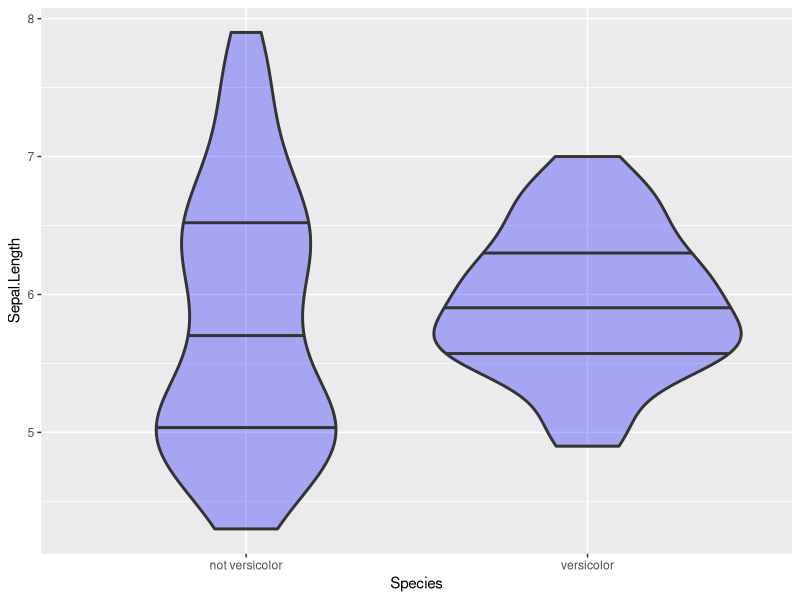
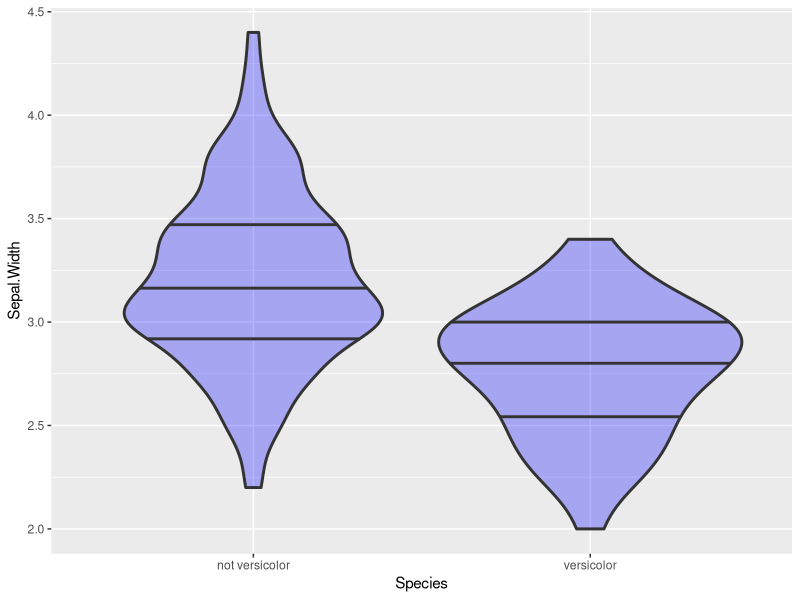
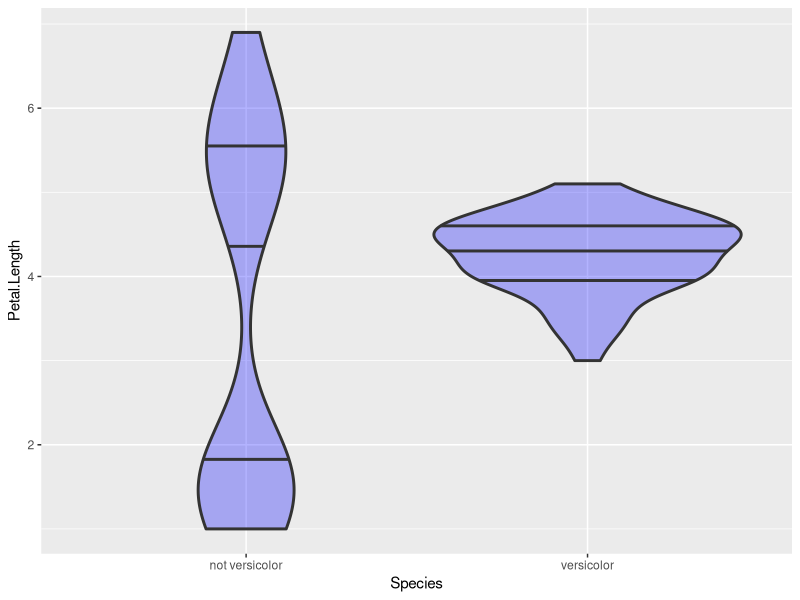
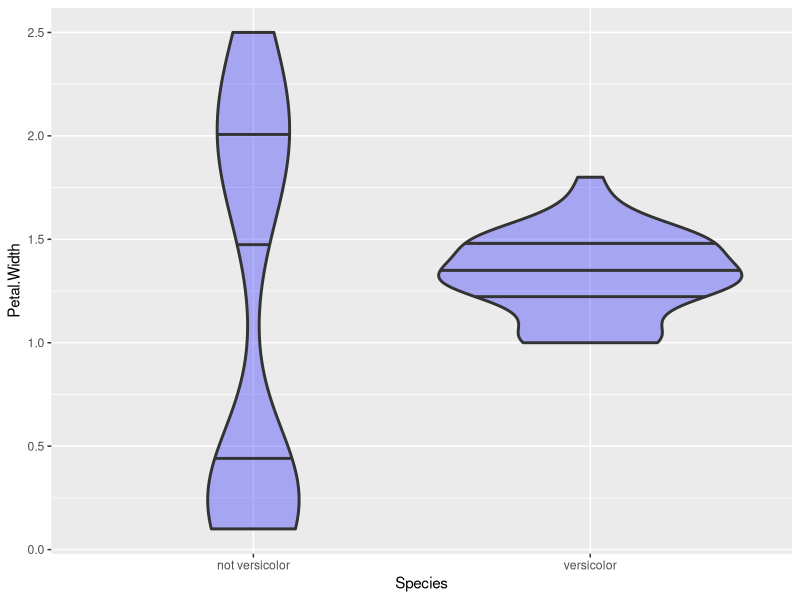
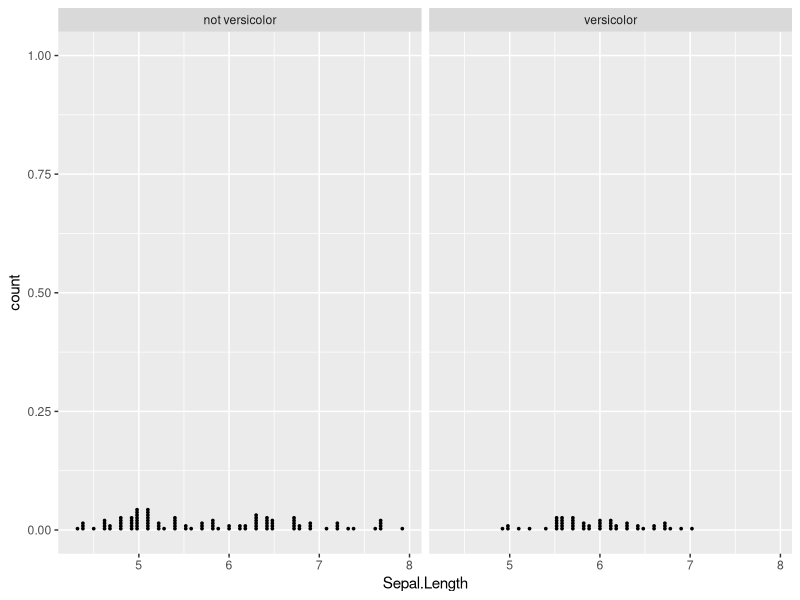
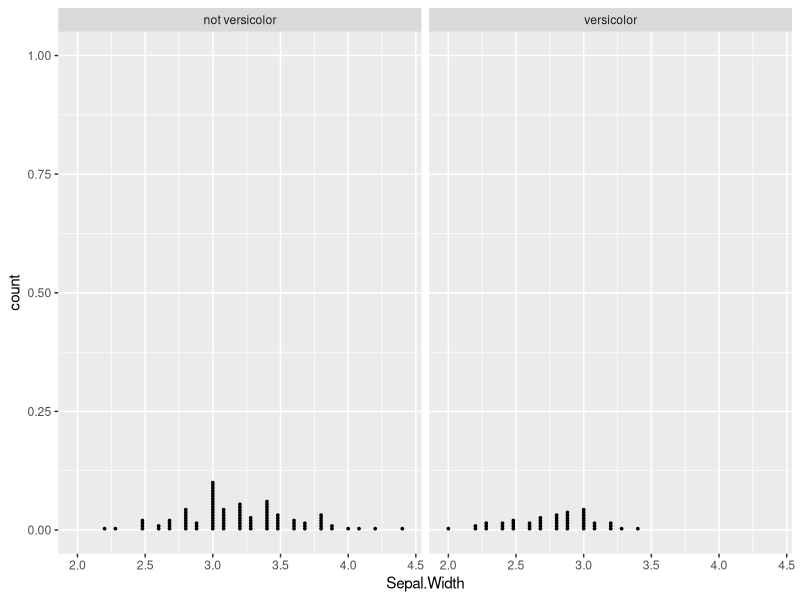
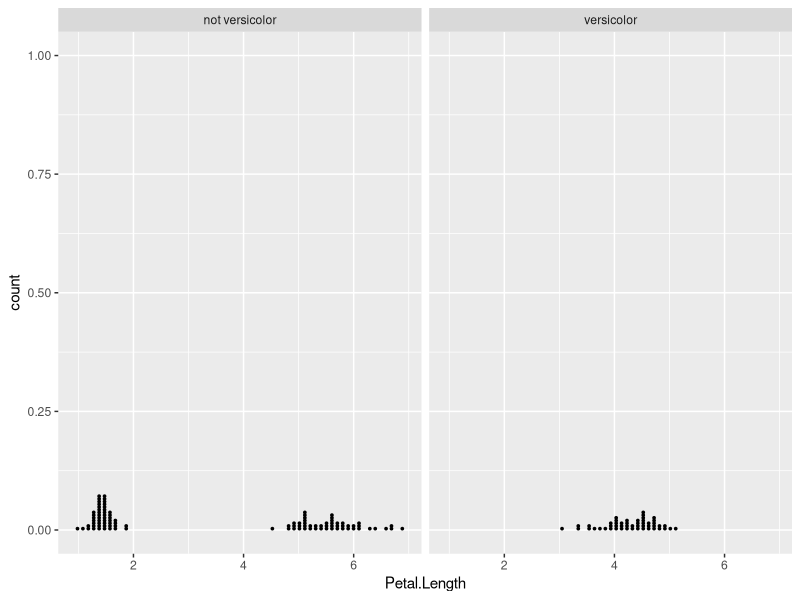
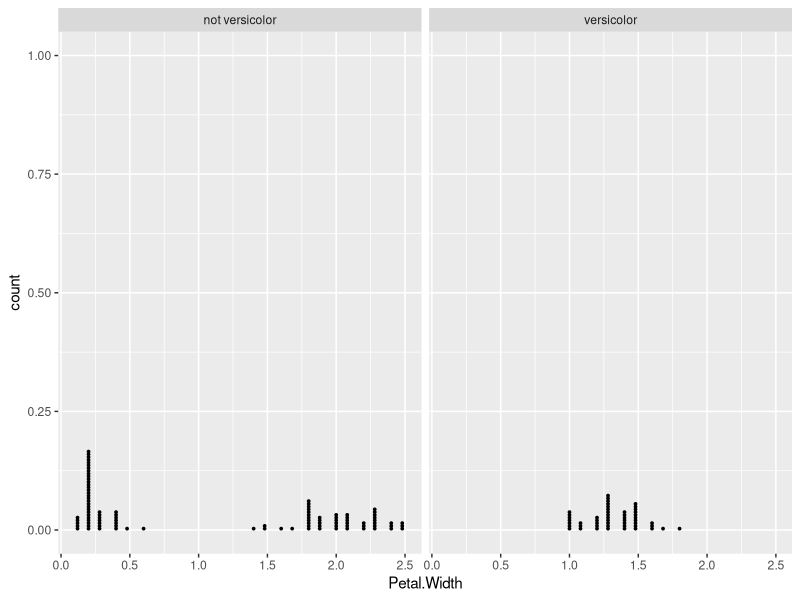

The R source for these figures, in order:
## ---- chunk 1
# Load libraries
# Do not load any additional libraries other than what is provided in this template

# You can reference the caret package using caret::<function>
library(lubridate)
library(tidyverse)
## ---- chunk 2
# Explore data structure
# Data: iris
iris %>% glimpse()

# Display help on data
? iris

cat('\nSummary of iris data\n')
iris %>% summary()

#we want to predict class versicolor 
iris_copy <- iris %>%
  mutate(Species = if_else(Species == 'versicolor', 'versicolor', 'not versicolor') %>% as.factor())

#explore result

iris_copy %>% glimpse()

#display frequency of target label
iris_copy$Species %>% table()

## ---- chunk 3
cols <- iris_copy %>%
  select(-Species)%>% 
  names()

cols %>% print()

plot.species <- function( col, df){
  p1 <- df %>% 
      ggplot(aes_string('Species', col)) + 
      geom_violin (draw_quantiles = c(0.25, 0.5, 0.75), 
              fill = 'blue', alpha = 0.3, size = 1.0)
  
    p1 %>% print ()
  
}

# Hint: walk()
cols %>% walk(plot.species, iris_copy)
## ---- chunk 4
plot.species.d <- function(col, df, bins = 60){
    binwidth <- (max(df[, col]) - min(df[, col])) / bins
    p1 <- ggplot(df, aes_string(col)) + 
           geom_dotplot (dotsize = 0.5, method = "histodot", binwidth = binwidth) +
           facet_wrap ( ~ Species)
    
    p1 %>% print ()
}

# Call plot function for each value in cols
# Hint: walk()
cols %>% walk (plot.species.d, iris_copy)
## ---- chunk 5
# build into a plotting function
iris_copy %>%
  gather(-Sepal.Length, -Species, key = 'var', value = 'value')%>%
  ggplot(aes(x = value, y = Sepal.Length, fill = Species))+ 
  geom_point()+
  stat_smooth()+
  facet_wrap(~ var, scales = "free")+
  theme_classic()

iris_copy %>%
  gather(-Sepal.Width, -Species, key = 'var', value = 'value')%>%
  ggplot(aes(x = value, y = Sepal.Width, fill = Species))+ 
  geom_point()+
  stat_smooth()+
  facet_wrap(~ var, scales = "free")+
  theme_classic()

iris_copy %>%
  gather(-Petal.Length, -Species, key = 'var', value = 'value')%>%
  ggplot(aes(x = value, y = Petal.Length, fill = Species))+ 
  geom_point()+
  stat_smooth()+
  facet_wrap(~ var, scales = "free")+
  theme_classic()

iris_copy %>%
  gather(-Petal.Width, -Species, key = 'var', value = 'value')%>%
  ggplot(aes(x = value, y = Petal.Width, fill = Species))+ 
  geom_point()+
  stat_smooth()+
  facet_wrap(~ var, scales = "free")+
  theme_classic()
## ---- chunk 6
# Remove duplicate rows
print(str_c("Original row count: ",iris_copy %>% nrow()))
iris_copy <- iris_copy %>% distinct ()

print(str_c("distinctated row count: ", iris_copy %>% nrow()))

normalize <- function(x) (x - mean(x)) / sd(x)

iris_copy <- iris_copy %>% 
  mutate_at(vars(-Species), normalize)

iris_copy %>% glimpse()
## ---- chunk 7
#Training the classifier

set.seed(42)

#split data into training and test sets
df_train <- iris_copy %>%
  sample_frac(0.7)

df_test <- iris_copy %>% 
  setdiff(df_train)

#display row counts of training and test
print(str_c("training rows: ", nrow(df_train)))
print(str_c("test rows: ", nrow(df_test)))

#compare train and test to original data frame

nrow(df_train) + nrow(df_test) == nrow(iris_copy)

df_test_orig <- df_test

df_train_orig <- df_train

## ---- chunk 8

versi_mod1 <- glm(Species ~ Petal.Width, data = df_train, family = binomial())


#Scoring the model
df_test$score1 <- predict(versi_mod1, newdata = df_test)

# Transform using logistic function
df_test<- df_test %>%
  mutate(score1.prob = exp(score1)/ 1+exp(score1))

df_test %>% summary()

df_test %>% ggplot(aes(Species, score1.prob)) +
  geom_violin ( draw_quantiles  = c(0.25, 0.5, 0.75), 
              fill = 'blue', alpha = 0.3, size = 1.0) +
  labs(title="Model Score by Species", 
       x="Species of Iris", y="Score value")

#View summary of model

versi_mod1 %>%summary()

versi_mod1 %>% confint()
## ---- chunk 9
#Training our second classifier

df_train <- df_train_orig # reset our trainining data

df_test2 <- df_test_orig

versi_mod2<- glm(Species ~ ., data = df_train, family = binomial())

df_test2 <- df_test2 %>%
  mutate(score2 = predict(versi_mod2, newdata = df_test2))

# Transform with the logistic function
df_test2 <- df_test2 %>%
  mutate(score2.prob = exp(score2)/ 1+exp(score2))

df_test2 %>% summary()

df_test2 %>% ggplot(aes(Species, score2.prob)) +
  geom_violin ( draw_quantiles  = c(0.25, 0.5, 0.75), 
              fill = 'blue', alpha = 0.3, size = 1.0) +
  labs(title="Model Score by Species", 
       x="Species of Iris", y="Score value")


#View summary of model

versi_mod2 %>%summary()

versi_mod2 %>% confint()

## ---- chunk 10
# try building the model using just Sepal Width
df_train <- df_train_orig # reset our trainining data

df_test3 <- df_test_orig

versi_mod3 <- glm(Species ~ Sepal.Width, data = df_train, family = binomial())

df_test3 <- df_test3 %>%
  mutate(score3 = predict(versi_mod3, newdata = df_test3))

# Transform with the logistic function
df_test3 <- df_test3 %>%
  mutate(score3.prob = exp(score3)/ 1+exp(score3))

df_test3 %>% summary()

df_test3 %>% ggplot(aes(Species, score3.prob)) +
  geom_violin (draw_quantiles  = c(0.25, 0.5, 0.75), 
              fill = 'blue', alpha = 0.3, size = 1.0) +
  labs(title="Model Score by Species", 
       x="Species of Iris", y="Score value")

versi_mod3 %>%summary()

versi_mod3 %>% confint()

## ---- chunk 11
### Taking a closer look at the Third model

# Calculate binwidth for dotplot
binwidth = (max(df_test3[, 'score3.prob']) - min (df_test3[, 'score3.prob'])) / 60
# Create dotplot using above binwidth for x = score
# facet on left
# Hint: geom_dotplot(), facet_wrap()
ggplot(df_test3, aes(x = score3.prob)) + 
       geom_dotplot(dotsize = 0.5, method = "histodot", binwidth = binwidth) +
  facet_wrap ( ~ Species) +
  labs(title="Model Score by Versicolor or Non-versicolor",
       x="Score count", y="Count")

df_test3 <- df_test3 %>% mutate(score3.pred = if_else(score3.prob > 0.5, "versicolor", "not versicolor") %>% as.factor())

### Evaluating our classifier

caret::confusionMatrix(data = df_test3$Species, reference = df_test3$score3.pred, mode = "prec_recall")

## ---- chunk 12

test.threshold <- function(thresh = 0.5, data) {
  
  # Calculat the new prediction based on the threshold
  data <- data %>% mutate (score3.pred = if_else(data$score3.prob > thresh, 'versicolor', 'not versicolor') %>% as.factor())
  cat('For threshold of ', thresh, ' performance is: \n')
  print(caret::confusionMatrix(data = data$Species, reference = data$score3.pred, mode = "prec_recall"))
  cat('\n')
  
  
}

threshs = c(0.8, 0.75, 0.7, 0.65, 0.6, 0.55, 0.45, 0.40, 0.35, 0.30)

threshs %>% walk(test.threshold, df_test3)

## ---- chunk 13

df_test3$Species %>% table()
